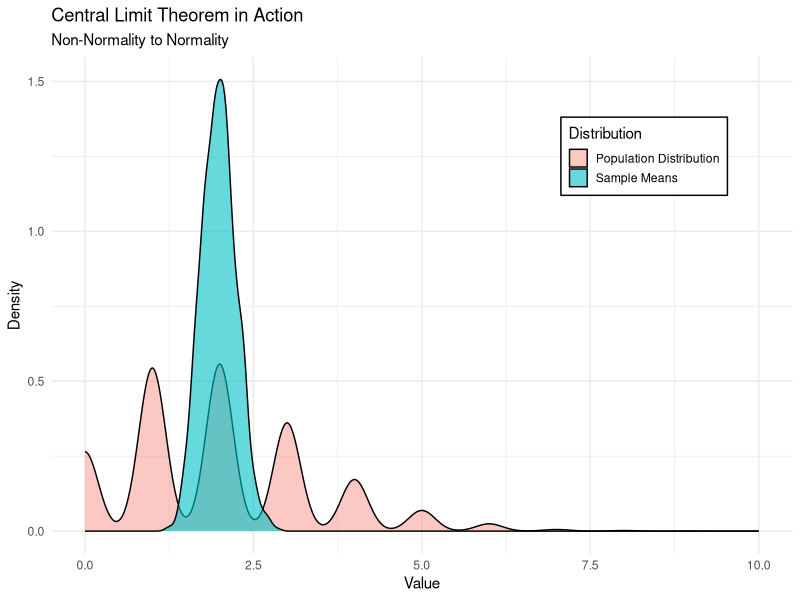

This chart was generated by the following R code:
# Load necessary libraries
library(ggplot2)
library(dplyr)

# Generate a non-normal population (Exponential Distribution)
set.seed(123)
population = rpois(10000, lambda = 2)  # Exponential distribution

# Function to simulate sampling and calculate means
simulate_clt = function(population, sample_size, num_samples) {
  sample_means = replicate(num_samples, mean(sample(population, sample_size)))
  data.frame(mean = sample_means)
}

# Parameters for simulation
sample_size = 30       # Size of each sample
num_samples = 1000     # Number of samples to draw

# Simulate sample means
sample_means_data = simulate_clt(population, sample_size, num_samples)

# Plot the original population and sample means
ggplot() +
  # Population distribution
  geom_density(data = data.frame(value = population), aes(x = value, fill = "Population Distribution"), 
               alpha = 0.4) +
  geom_density(data = sample_means_data, aes(x = mean, fill = "Sample Means"), 
               alpha = 0.6) +
  labs(title = "Central Limit Theorem in Action",
       subtitle = "Non-Normality to Normality",
       x = "Value", 
       y = "Density",
       fill = "Distribution") +  # Legend title
  theme_minimal() +
  theme(legend.position = c(0.8, 0.8),    # Position inside graph (x, y: 0 to 1)
        legend.background = element_rect(fill = "white", color = "black"),
        legend.key.size = unit(0.5, "cm")) +  # Adjust legend size
  xlim(0, 10)
